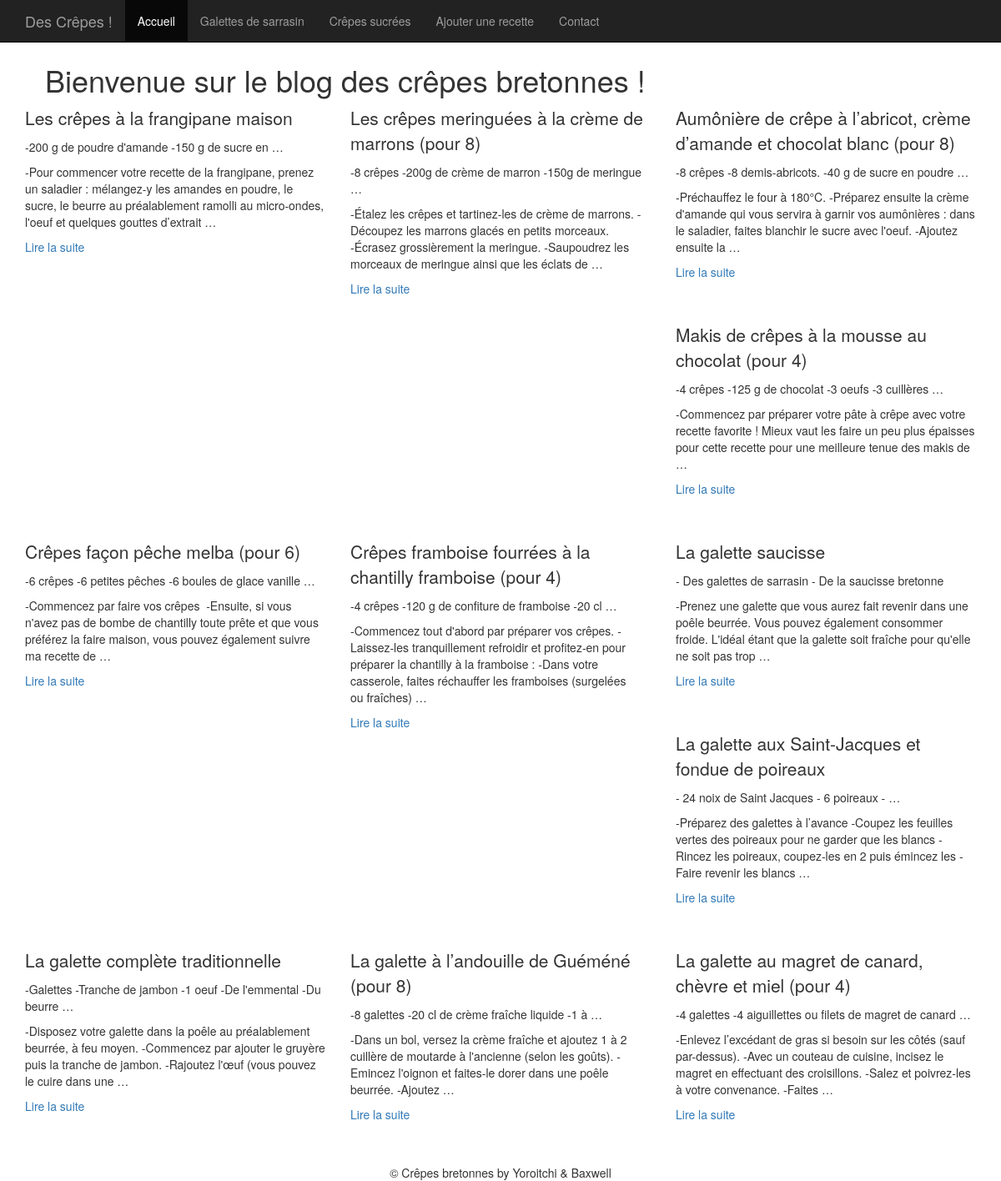
/accueil, run on the app's committed database.
### blog/models.py (models this page shows, shortened)
class Article(models.Model):
    titre = models.CharField(max_length=100)
    auteur = models.CharField(max_length=42)
    ingredients = models.TextField(null=True)
    preparation = models.TextField(null=True)
    date = models.DateTimeField(auto_now_add=True, auto_now=False,
                                verbose_name="Date de parution")
    categorie = models.ForeignKey('Categorie')

### blog/views.py (the view)
# urls.py: url(r'^accueil$', views.accueil, name='accueil'),
def accueil(request):
    articles = Article.objects.all() # Nous sélectionnons tous nos articles
    return render(request, 'accueil.html', {'derniers_articles': articles})

### blog/templates/accueil.html (shortened to what this page needs)
{% extends "base.html"%}
{% block css%}<link href="/static/bootstrap/css/3-col.css" rel="stylesheet">{% endblock %}
{% block header %}<h1>Bienvenue sur le blog des crêpes bretonnes !</h1>{% endblock %}
{% block content %}
<div class="container">
  <div class="row">
    {% for article in derniers_articles %}
    <div class="col-md-4">
      <div class="portfolio-item">
        <div class="titre-article">
    	   {{ article.titre }}
        </div>
    	    <p>{{ article.ingredients|truncatewords_html:10 }}</p>
          <p>{{ article.preparation|truncatewords_html:30}}</p>
          <p><a href="{% url 'lire' id=article.id %}">Lire la suite</a>
      </div>
    </div>
    {% empty %}
        <p>Aucun article.</p>
    {% endfor %}
  </div>
</div>
{% endblock %}

### blog/templates/base.html (shortened to what this page needs)
<!DOCTYPE html>
<html lang="fr">
<head>
  {% block css %}{% endblock %}
   <link href="/static/bootstrap/css/bootstrap.css" rel="stylesheet">
</head>
<body>
<header>{% block header %}{% endblock %}</header>
      <section id="content">
       {% block content %}{% endblock %}
      </section>
<nav class="navbar navbar-inverse navbar-fixed-top">
  <div class="container">
    <div class="navbar-header">
      <a class="navbar-brand" href="{% url 'accueil' %}">{% block navbar %}Des Crêpes !{% endblock %}</a>
    </div>
    <div id="navbar" class="collapse navbar-collapse">
      <ul class="nav navbar-nav">
        <li class="active"><a href="{% url 'accueil' %}">Accueil</a></li>
        <li><a href="{% url 'sarrasin' %}">Galettes de sarrasin</a></li>
        <li><a href="{% url 'sucree' %}">Crêpes sucrées</a></li>
        <li><a href="{% url 'addarticle' %}">Ajouter une recette</a></li>
        <li><a href="{% url 'contact' %}">Contact</a></li>
      </ul>
    </div>
  </div>
</nav>
<footer>&copy; Crêpes bretonnes by Yoroitchi & Baxwell</footer>
</body>
</html>

### data on the page
Article: titre "Les crêpes à la frangipane maison", ingredients "-200 g de poudre d'amande -150 g de sucre en …", preparation "-Pour commencer votre recette de la frangipane, prenez un saladier : mélangez-y les amandes en poudre, le sucre, le beurre au préalablement ramolli au micro-ondes, l'oeuf et quelques gouttes d’extrait …"
Article: titre "Les crêpes meringuées à la crème de marrons (pour 8)", ingredients "-8 crêpes -200g de crème de marron -150g de meringue …", preparation "-Étalez les crêpes et tartinez-les de crème de marrons. -Découpez les marrons glacés en petits morceaux. -Écrasez grossièrement la meringue. -Saupoudrez les morceaux de meringue ainsi que les éclats de …"
Article: titre "Aumônière de crêpe à l’abricot, crème d’amande et chocolat blanc (pour 8)", ingredients "-8 crêpes -8 demis-abricots. -40 g de sucre en poudre …", preparation "-Préchauffez le four à 180°C. -Préparez ensuite la crème d'amande qui vous servira à garnir vos aumônières : dans le saladier, faites blanchir le sucre avec l'oeuf. -Ajoutez ensuite la …"
Article: titre "Makis de crêpes à la mousse au chocolat (pour 4)", ingredients "-4 crêpes -125 g de chocolat -3 oeufs -3 cuillères …", preparation "-Commencez par préparer votre pâte à crêpe avec votre recette favorite ! Mieux vaut les faire un peu plus épaisses pour cette recette pour une meilleure tenue des makis de …"
Article: titre "Crêpes façon pêche melba (pour 6)", ingredients "-6 crêpes -6 petites pêches -6 boules de glace vanille …", preparation "-Commencez par faire vos crêpes -Ensuite, si vous n'avez pas de bombe de chantilly toute prête et que vous préférez la faire maison, vous pouvez également suivre ma recette de …"
Article: titre "Crêpes framboise fourrées à la chantilly framboise (pour 4)", ingredients "-4 crêpes -120 g de confiture de framboise -20 cl …", preparation "-Commencez tout d'abord par préparer vos crêpes. -Laissez-les tranquillement refroidir et profitez-en pour préparer la chantilly à la framboise : -Dans votre casserole, faites réchauffer les framboises (surgelées ou fraîches) …"
Article: titre "La galette saucisse", ingredients "- Des galettes de sarrasin - De la saucisse bretonne", preparation "-Prenez une galette que vous aurez fait revenir dans une poêle beurrée. Vous pouvez également consommer froide. L'idéal étant que la galette soit fraîche pour qu'elle ne soit pas trop …"
Article: titre "La galette aux Saint-Jacques et fondue de poireaux", ingredients "- 24 noix de Saint Jacques - 6 poireaux - …", preparation "-Préparez des galettes à l’avance -Coupez les feuilles vertes des poireaux pour ne garder que les blancs -Rincez les poireaux, coupez-les en 2 puis émincez les -Faire revenir les blancs …"
Article: titre "La galette complète traditionnelle", ingredients "-Galettes -Tranche de jambon -1 oeuf -De l'emmental -Du beurre …", preparation "-Disposez votre galette dans la poêle au préalablement beurrée, à feu moyen. -Commencez par ajouter le gruyère puis la tranche de jambon. -Rajoutez l'œuf (vous pouvez le cuire dans une …"
Article: titre "La galette à l’andouille de Guéméné (pour 8)", ingredients "-8 galettes -20 cl de crème fraîche liquide -1 à …", preparation "-Dans un bol, versez la crème fraîche et ajoutez 1 à 2 cuillère de moutarde à l'ancienne (selon les goûts). -Emincez l'oignon et faites-le dorer dans une poêle beurrée. -Ajoutez …"
Article: titre "La galette au magret de canard, chèvre et miel (pour 4)", ingredients "-4 galettes -4 aiguillettes ou filets de magret de canard …", preparation "-Enlevez l’excédant de gras si besoin sur les côtés (sauf par-dessus). -Avec un couteau de cuisine, incisez le magret en effectuant des croisillons. -Salez et poivrez-les à votre convenance. -Faites …"
